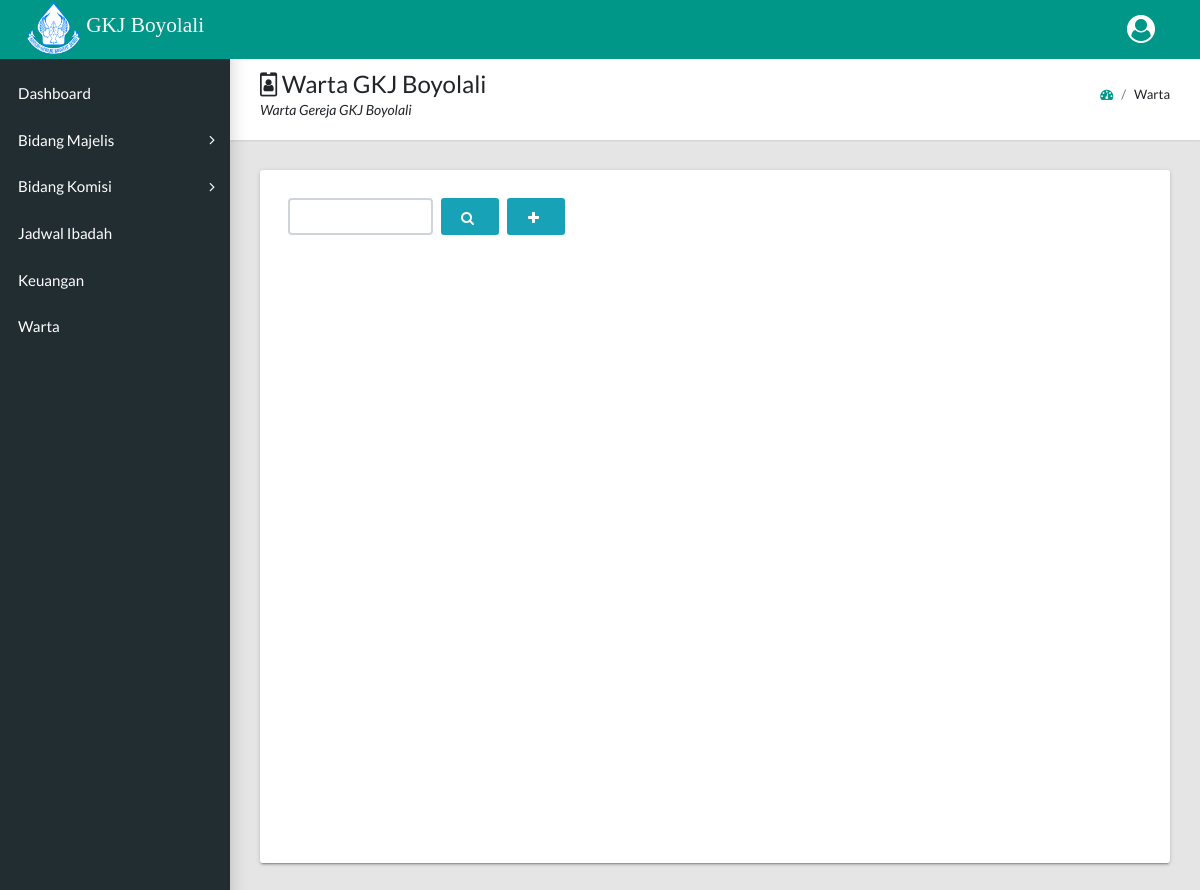
/majelis/docs/warta.php, run on an earlier commit of the app's database.
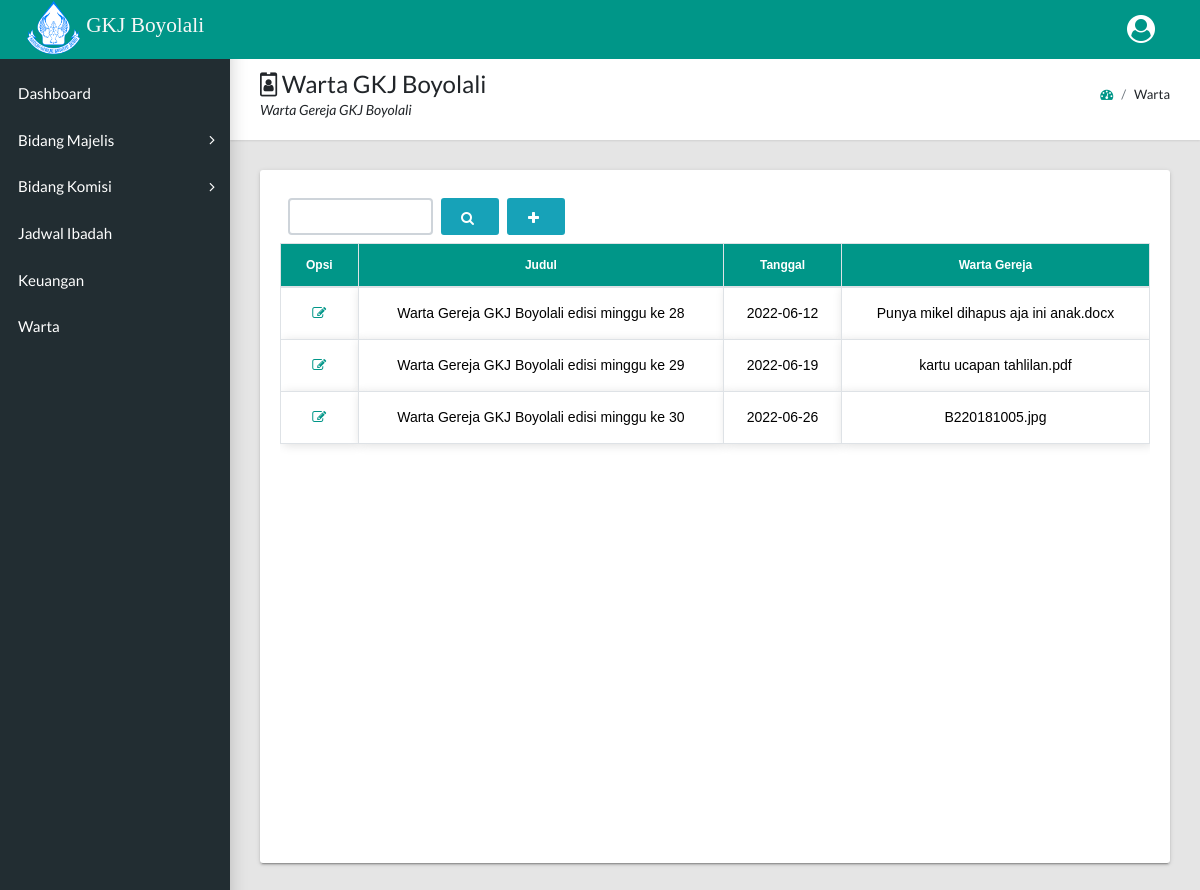
And on a later commit of the database.
### tables this page shows
CREATE TABLE `warta` (
  `judul` text NOT NULL,
  `tanggal` date NOT NULL DEFAULT current_timestamp(),
  `warta_gereja` text NOT NULL
);

### majelis/docs/warta.php (the view, shortened to what this page needs)
<?php
include '../../database.php';
if (isset($_POST['cari'])) {
$cari = $_POST['cari1'];
if ($cari != null) {
  $warta = mysqli_query($conn, "SELECT * FROM `warta` where `judul` like '%$cari%' or `judul` like '%$cari%' or `tanggal` like '%$cari%' ");
  $data = mysqli_fetch_array($warta);
} else {
  $warta = mysqli_query($conn, "SELECT * FROM `warta` ");
  $data = mysqli_fetch_array($warta);
}
} else {
  $warta = mysqli_query($conn, "SELECT * FROM `warta` ");
}
$cek = mysqli_num_rows($warta);
?>
<!DOCTYPE html>
<html lang="en">
<?php
include 'header.php';
?>
  <body class="app sidebar-mini">
<?php
include 'navbar_menu.php';
include 'sidebar_menu.php';
?>
    <main class="app-content">
      <div class="app-title">
        <div>
          <h1><i class="fa fa-id-badge" aria-hidden="true"></i></i> Warta GKJ Boyolali</h1>
          <p>Warta Gereja GKJ Boyolali</p>
        </div>
        <ul class="app-breadcrumb breadcrumb">
          <li class="breadcrumb-item"><a href="dashboard_majelis.php"><i class="fa fa-dashboard"></a></i></li>
          <li class="breadcrumb-item">Warta</li>
        </ul>
      </div>
      <div class="row">
        <div class="col-md-12">
          <div class="tile">
            <div class="tile-body">
              <form action="" method="POST">
              <div class="form-inline">
              <input type="text" name="cari1" class="form-control col-2 m-2">
              <button type="submit" name="cari" class="btn btn-info"><i class="app-menu__icon fa fa-search" aria-hidden="true"></i></button>
              <a href="proses_tambah_warta.php" class="btn btn-info ml-2"><i class="app-menu__icon fa fa-plus" aria-hidden="true"></i></a>
            </div>
          </form>
              <div style="height: 600px;overflow: scroll;">
                <table class=" table-hover table-bordered" >
                  <?php
                  if ($cek == 0) {
                    echo "  <script>
                    Swal.fire(
                      '<strong>Maaf...!</strong>',
                      'Kata Kunci yang anda masukan tidak ada',
                      'question'
                    )
                   </script>";
                  } else { ?>
                  <thead>
                    <tr>
                      <th rowspan="2">Opsi</th>
                      <th rowspan="2">Judul</th>
                      <th rowspan="2">Tanggal</th>
                      <th rowspan="2">Warta Gereja</th>
                    </tr>
                  </thead>
                  <tbody>
                  <?php foreach ($warta as $row) : ?>
                    <tr>
                      <td><a href="proses_edit_warta.php?id=<?= $row["judul"]; ?>"><i class="fa fa-pencil-square-o" aria-hidden="true" title="Edit"></i></td>
                      <td><?= $row["judul"]; ?></td>
                      <td><?= $row["tanggal"]; ?></td>
                      <td><?= $row["warta_gereja"]; ?></td>
                    </tr>
                    <?php endforeach;
                  }
                  ?>
                  </tbody>
                </table>
              </div>
          </div>
        </div>
      </div>
    </main>
  </body>
</html>

What changed in the data, as far as the page shows it:
added warta: judul "Warta Gereja GKJ Boyolali edisi minggu ke 28", tanggal "2022-06-12", warta_gereja "Punya mikel dihapus aja ini anak.docx"
added warta: judul "Warta Gereja GKJ Boyolali edisi minggu ke 29", tanggal "2022-06-19", warta_gereja "kartu ucapan tahlilan.pdf"
added warta: judul "Warta Gereja GKJ Boyolali edisi minggu ke 30", tanggal "2022-06-26", warta_gereja "B220181005.jpg"
Also different on the page:
text now shown: "Opsi Judul Tanggal Warta Gereja"
